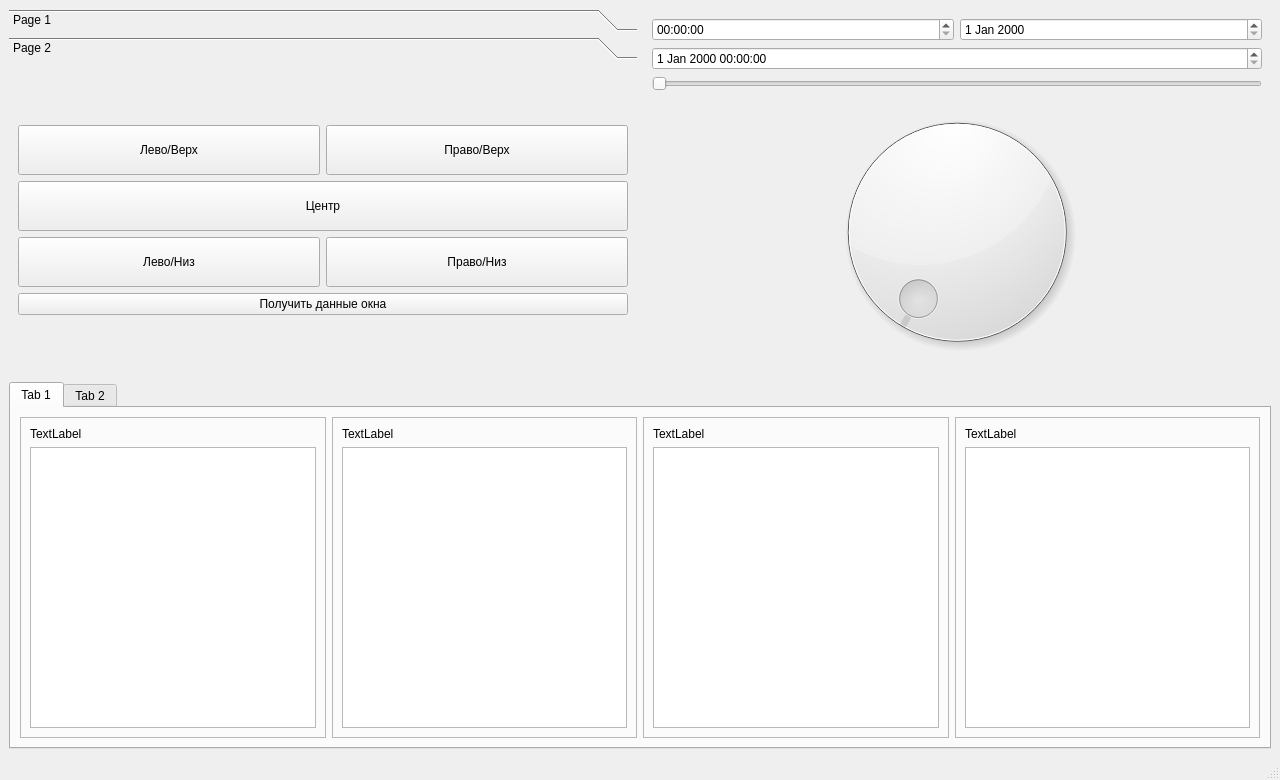
<?xml version="1.0" encoding="UTF-8"?>
<ui version="4.0">
 <class>MainWindow</class>
 <widget class="QMainWindow" name="MainWindow">
  <property name="geometry">
   <rect>
    <x>0</x>
    <y>0</y>
    <width>1280</width>
    <height>780</height>
   </rect>
  </property>
  <property name="minimumSize">
   <size>
    <width>1280</width>
    <height>720</height>
   </size>
  </property>
  <property name="windowTitle">
   <string>MainWindow</string>
  </property>
  <widget class="QWidget" name="centralwidget">
   <layout class="QVBoxLayout" name="verticalLayout_12">
    <item>
     <layout class="QHBoxLayout" name="horizontalLayout_8">
      <item>
       <widget class="QToolBox" name="toolBox">
        <property name="minimumSize">
         <size>
          <width>211</width>
          <height>241</height>
         </size>
        </property>
        <property name="currentIndex">
         <number>1</number>
        </property>
        <widget class="QWidget" name="page">
         <property name="geometry">
          <rect>
           <x>0</x>
           <y>0</y>
           <width>627</width>
           <height>272</height>
          </rect>
         </property>
         <attribute name="label">
          <string>Page 1</string>
         </attribute>
         <layout class="QVBoxLayout" name="verticalLayout_11">
          <item>
           <layout class="QHBoxLayout" name="horizontalLayout_7">
            <item>
             <widget class="QComboBox" name="comboBox"/>
            </item>
            <item>
             <widget class="QCheckBox" name="checkBox_2">
              <property name="text">
               <string>CheckBox</string>
              </property>
             </widget>
            </item>
           </layout>
          </item>
          <item>
           <spacer name="verticalSpacer">
            <property name="orientation">
             <enum>Qt::Vertical</enum>
            </property>
            <property name="sizeHint" stdset="0">
             <size>
              <width>20</width>
              <height>40</height>
             </size>
            </property>
           </spacer>
          </item>
          <item>
           <widget class="QLineEdit" name="lineEdit"/>
          </item>
          <item>
           <widget class="QFrame" name="frame">
            <property name="minimumSize">
             <size>
              <width>0</width>
              <height>97</height>
             </size>
            </property>
            <property name="frameShape">
             <enum>QFrame::StyledPanel</enum>
            </property>
            <property name="frameShadow">
             <enum>QFrame::Raised</enum>
            </property>
            <widget class="QRadioButton" name="radioButton_3">
             <property name="geometry">
              <rect>
               <x>10</x>
               <y>70</y>
               <width>82</width>
               <height>17</height>
              </rect>
             </property>
             <property name="text">
              <string>RadioButton</string>
             </property>
            </widget>
            <widget class="QRadioButton" name="radioButton">
             <property name="geometry">
              <rect>
               <x>10</x>
               <y>10</y>
               <width>82</width>
               <height>17</height>
              </rect>
             </property>
             <property name="text">
              <string>RadioButton</string>
             </property>
            </widget>
            <widget class="QRadioButton" name="radioButton_2">
             <property name="geometry">
              <rect>
               <x>10</x>
               <y>40</y>
               <width>82</width>
               <height>17</height>
              </rect>
             </property>
             <property name="text">
              <string>RadioButton</string>
             </property>
            </widget>
           </widget>
          </item>
         </layout>
        </widget>
        <widget class="QWidget" name="page_2">
         <property name="geometry">
          <rect>
           <x>0</x>
           <y>0</y>
           <width>627</width>
           <height>302</height>
          </rect>
         </property>
         <attribute name="label">
          <string>Page 2</string>
         </attribute>
         <layout class="QVBoxLayout" name="verticalLayout_8">
          <item>
           <layout class="QVBoxLayout" name="verticalLayout_7">
            <item>
             <layout class="QHBoxLayout" name="horizontalLayout_3">
              <item>
               <widget class="QPushButton" name="pushButton_2">
                <property name="minimumSize">
                 <size>
                  <width>0</width>
                  <height>50</height>
                 </size>
                </property>
                <property name="text">
                 <string>Лево/Верх</string>
                </property>
               </widget>
              </item>
              <item>
               <widget class="QPushButton" name="pushButton_3">
                <property name="minimumSize">
                 <size>
                  <width>0</width>
                  <height>50</height>
                 </size>
                </property>
                <property name="text">
                 <string>Право/Верх</string>
                </property>
               </widget>
              </item>
             </layout>
            </item>
            <item>
             <widget class="QPushButton" name="pushButton_6">
              <property name="minimumSize">
               <size>
                <width>0</width>
                <height>50</height>
               </size>
              </property>
              <property name="text">
               <string>Центр</string>
              </property>
             </widget>
            </item>
            <item>
             <layout class="QHBoxLayout" name="horizontalLayout_4">
              <item>
               <widget class="QPushButton" name="pushButton_4">
                <property name="minimumSize">
                 <size>
                  <width>0</width>
                  <height>50</height>
                 </size>
                </property>
                <property name="text">
                 <string>Лево/Низ</string>
                </property>
               </widget>
              </item>
              <item>
               <widget class="QPushButton" name="pushButton_5">
                <property name="minimumSize">
                 <size>
                  <width>0</width>
                  <height>50</height>
                 </size>
                </property>
                <property name="text">
                 <string>Право/Низ</string>
                </property>
               </widget>
              </item>
             </layout>
            </item>
            <item>
             <widget class="QPushButton" name="pushButton">
              <property name="text">
               <string>Получить данные окна</string>
              </property>
             </widget>
            </item>
           </layout>
          </item>
         </layout>
        </widget>
       </widget>
      </item>
      <item>
       <widget class="QStackedWidget" name="stackedWidget">
        <property name="currentIndex">
         <number>1</number>
        </property>
        <widget class="QWidget" name="page_3">
         <layout class="QVBoxLayout" name="verticalLayout_10">
          <item>
           <widget class="QTextEdit" name="textEdit"/>
          </item>
          <item>
           <layout class="QHBoxLayout" name="horizontalLayout_6">
            <item>
             <widget class="QSpinBox" name="spinBox"/>
            </item>
            <item>
             <widget class="QDoubleSpinBox" name="doubleSpinBox"/>
            </item>
           </layout>
          </item>
         </layout>
        </widget>
        <widget class="QWidget" name="page_4">
         <layout class="QVBoxLayout" name="verticalLayout_9">
          <item>
           <layout class="QHBoxLayout" name="horizontalLayout_5">
            <item>
             <widget class="QTimeEdit" name="timeEdit"/>
            </item>
            <item>
             <widget class="QDateEdit" name="dateEdit"/>
            </item>
           </layout>
          </item>
          <item>
           <widget class="QDateTimeEdit" name="dateTimeEdit"/>
          </item>
          <item>
           <widget class="QSlider" name="horizontalSlider">
            <property name="orientation">
             <enum>Qt::Horizontal</enum>
            </property>
           </widget>
          </item>
          <item>
           <widget class="QDial" name="dial">
            <property name="sizePolicy">
             <sizepolicy hsizetype="Preferred" vsizetype="Expanding">
              <horstretch>0</horstretch>
              <verstretch>0</verstretch>
             </sizepolicy>
            </property>
           </widget>
          </item>
         </layout>
        </widget>
       </widget>
      </item>
     </layout>
    </item>
    <item>
     <widget class="QTabWidget" name="tabWidget">
      <property name="currentIndex">
       <number>0</number>
      </property>
      <widget class="QWidget" name="tab">
       <attribute name="title">
        <string>Tab 1</string>
       </attribute>
       <layout class="QHBoxLayout" name="horizontalLayout_2">
        <item>
         <widget class="QFrame" name="frame_5">
          <property name="frameShape">
           <enum>QFrame::StyledPanel</enum>
          </property>
          <property name="frameShadow">
           <enum>QFrame::Raised</enum>
          </property>
          <layout class="QVBoxLayout" name="verticalLayout_4">
           <item>
            <widget class="QLabel" name="label_4">
             <property name="text">
              <string>TextLabel</string>
             </property>
            </widget>
           </item>
           <item>
            <widget class="QColumnView" name="columnView"/>
           </item>
          </layout>
         </widget>
        </item>
        <item>
         <widget class="QFrame" name="frame_2">
          <property name="frameShape">
           <enum>QFrame::StyledPanel</enum>
          </property>
          <property name="frameShadow">
           <enum>QFrame::Raised</enum>
          </property>
          <layout class="QVBoxLayout" name="verticalLayout_5">
           <item>
            <widget class="QLabel" name="label_2">
             <property name="text">
              <string>TextLabel</string>
             </property>
            </widget>
           </item>
           <item>
            <widget class="QListView" name="listView"/>
           </item>
          </layout>
         </widget>
        </item>
        <item>
         <widget class="QFrame" name="frame_4">
          <property name="frameShape">
           <enum>QFrame::StyledPanel</enum>
          </property>
          <property name="frameShadow">
           <enum>QFrame::Raised</enum>
          </property>
          <layout class="QVBoxLayout" name="verticalLayout_6">
           <item>
            <widget class="QLabel" name="label_3">
             <property name="text">
              <string>TextLabel</string>
             </property>
            </widget>
           </item>
           <item>
            <widget class="QTableView" name="tableView"/>
           </item>
          </layout>
         </widget>
        </item>
        <item>
         <widget class="QFrame" name="frame_3">
          <property name="frameShape">
           <enum>QFrame::StyledPanel</enum>
          </property>
          <property name="frameShadow">
           <enum>QFrame::Raised</enum>
          </property>
          <layout class="QGridLayout" name="gridLayout">
           <item row="0" column="0">
            <widget class="QLabel" name="label">
             <property name="text">
              <string>TextLabel</string>
             </property>
            </widget>
           </item>
           <item row="1" column="0">
            <widget class="QTreeView" name="treeView"/>
           </item>
          </layout>
         </widget>
        </item>
       </layout>
      </widget>
      <widget class="QWidget" name="tab_2">
       <attribute name="title">
        <string>Tab 2</string>
       </attribute>
       <layout class="QHBoxLayout" name="horizontalLayout">
        <item>
         <widget class="QGroupBox" name="groupBox_2">
          <property name="title">
           <string>GroupBox</string>
          </property>
          <layout class="QVBoxLayout" name="verticalLayout">
           <item>
            <widget class="QTableWidget" name="tableWidget"/>
           </item>
          </layout>
         </widget>
        </item>
        <item>
         <widget class="QGroupBox" name="groupBox_3">
          <property name="title">
           <string>GroupBox</string>
          </property>
          <layout class="QVBoxLayout" name="verticalLayout_2">
           <item>
            <widget class="QListWidget" name="listWidget"/>
           </item>
          </layout>
         </widget>
        </item>
        <item>
         <widget class="QGroupBox" name="groupBox">
          <property name="title">
           <string>GroupBox</string>
          </property>
          <layout class="QVBoxLayout" name="verticalLayout_3">
           <item>
            <widget class="QTreeWidget" name="treeWidget">
             <column>
              <property name="text">
               <string notr="true">1</string>
              </property>
             </column>
            </widget>
           </item>
          </layout>
         </widget>
        </item>
       </layout>
      </widget>
     </widget>
    </item>
   </layout>
  </widget>
  <widget class="QMenuBar" name="menubar">
   <property name="geometry">
    <rect>
     <x>0</x>
     <y>0</y>
     <width>1280</width>
     <height>21</height>
    </rect>
   </property>
  </widget>
  <widget class="QStatusBar" name="statusbar"/>
 </widget>
 <resources>
  <include location="my_resources.qrc"/>
 </resources>
 <connections/>
</ui>
